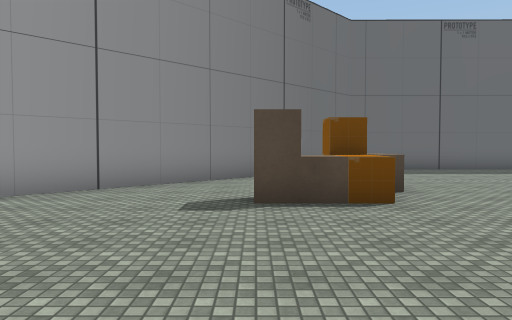
[1] (above)

23 first-person views from a walk through a Unity game level. The camera is 1.5 m above the floor, tilts 2° down and sees 70° across. The floor is counted in squares, 2 m on a side. Each view is taken from the middle of a square. On the plan, view 1 faces up. The plan holds only what a view shows up to about 11 squares ahead; the rest is blank. The place goes on beyond the plan. Some surface patterns are stand-ins.

[2]
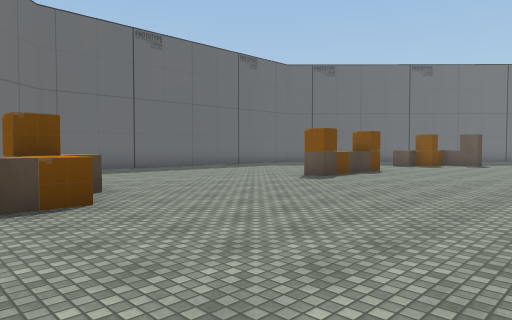

[3]
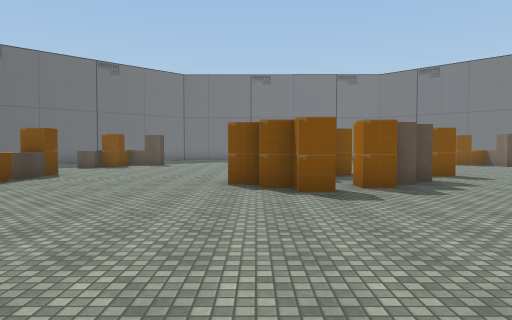

[4]
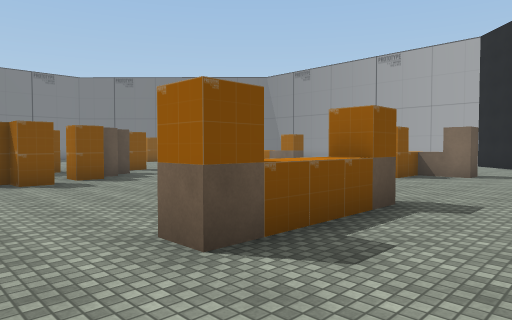

[5]
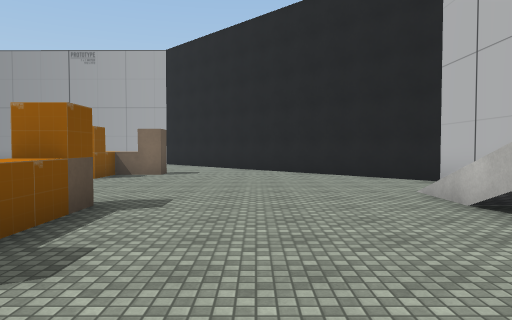

[6]
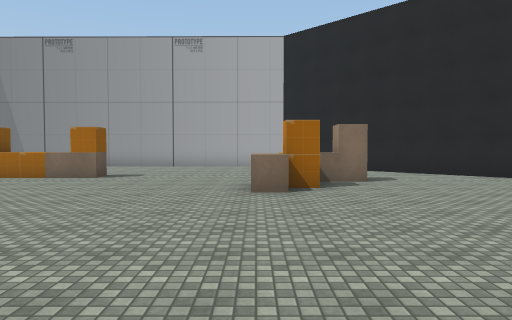

[7]
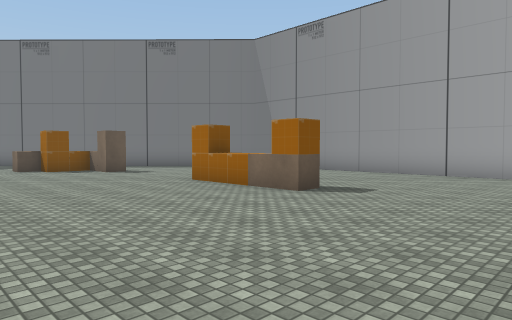

[8]
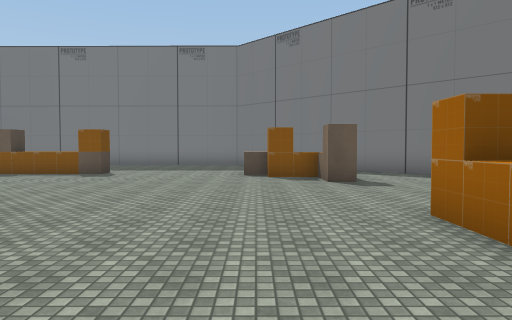

[9]
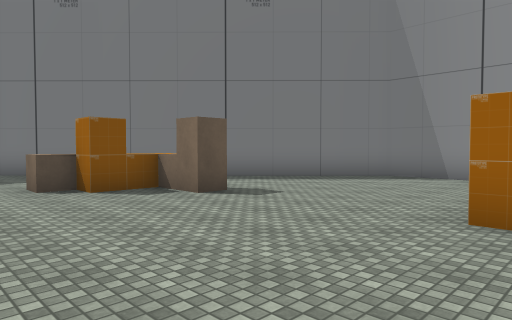

[10]
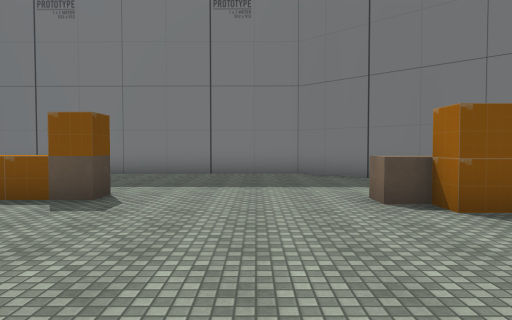

[11]
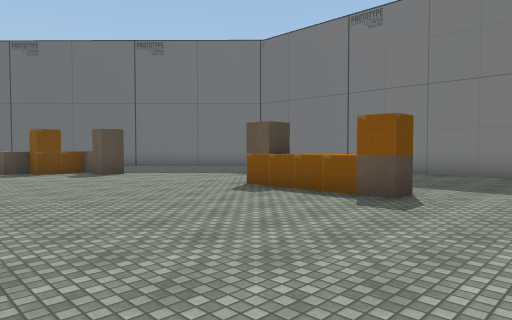

[12]
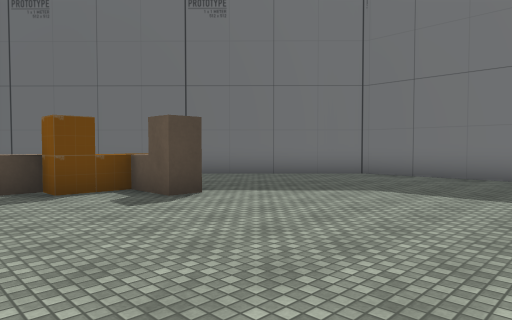

[13]
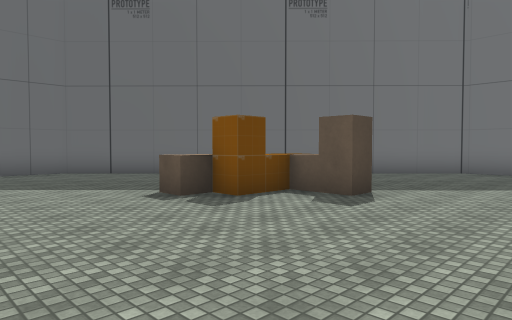

[14]
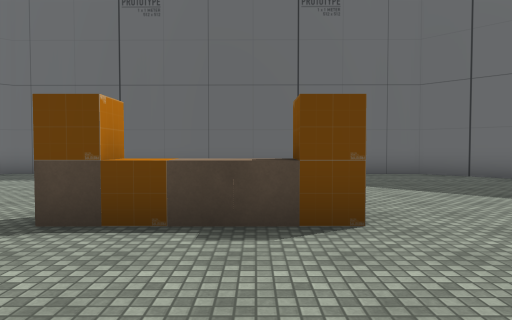

[15]
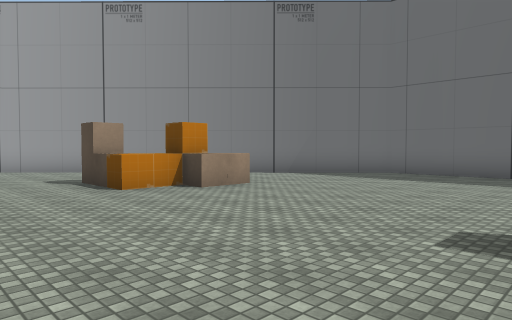

[16]
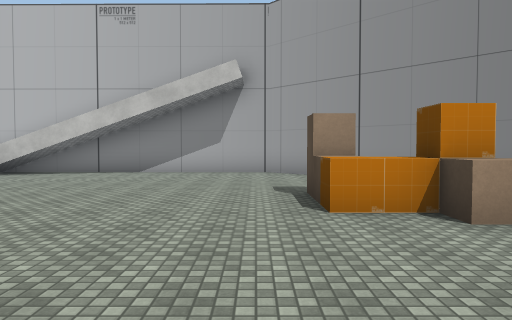

[17]
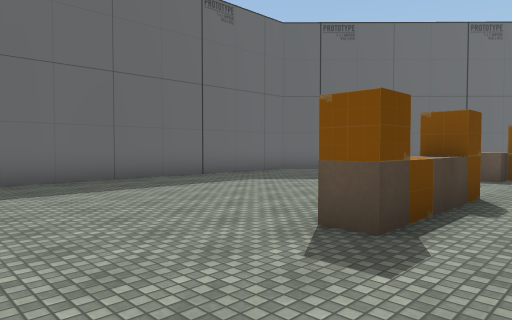

[18]
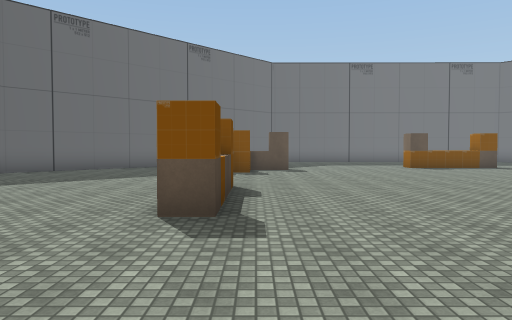

[19]
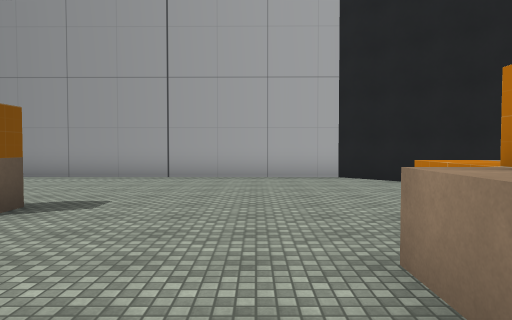

[20]
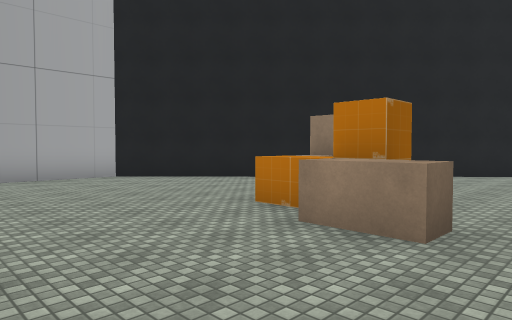

[21]
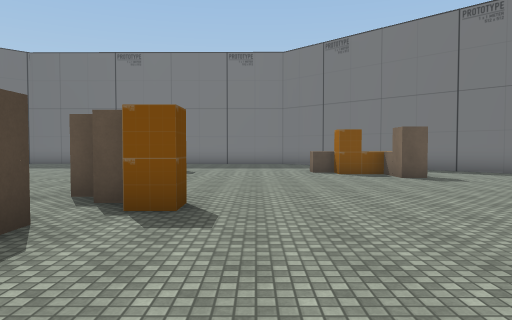

[22]
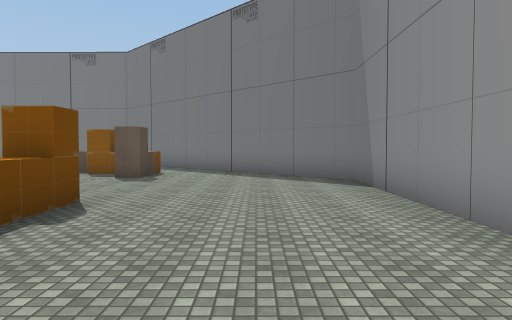

[23]
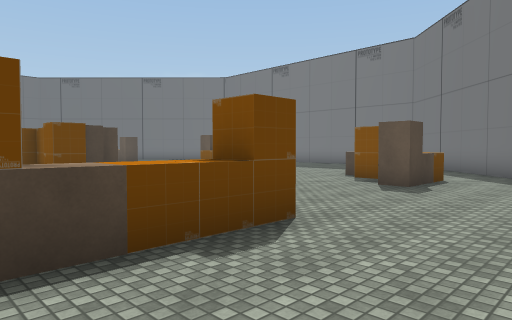

### Floor plan
Points are (right, up) in squares from view 1. A wall is a line through its corners. A room is listed if a view was taken in it or the views show most of it. See-through windows are left out.
Room 1 (views 1, 2, 3, 4, 5, 6, 7, 8, 9, 10, 11, 12, 13, 14, 15, 16, 17, 18, 19, 20, 21, 22, 23)
walls: (22.5, -0.1) (22.5, 4.1) (14.6, 12.3) (3.2, 12.4) (-4.9, 4.4) (-5, -7) (2.9, -15.1) (14.3, -15.2) (22.4, -7.3) (22.5, -1.7)
objects: cube (0, 5) to (1, 5); cube (1, -4); other object (1, -3); other object (1, -2); other object (1, -1); cube (1, 4); other object (1, 6); cube (2, -9); cube (2, 6); cube (2, 7); cube (3, -9); other object (3, -8); cube (4, -8); cube (4, -7); other object (7, -1); other object (8, -10); cube (8, -3); other object (8, -2); other object (8, -1); other object (8, 0) to (9, 0); cube (8, 5); other object (8, 6); cube (9, -10); cube (9, -3); cube (9, 6); other object (10, -10); other object (10, -2); cube (10, 6); other object (11, -10); other object (11, -5); cube (11, -4); other object (11, -2); other object (11, 6); cube (12, -4); cube (15, -10) to (16, -10); other object (15, 5); other object (15, 6); cube (16, -11); other object (16, -9); cube (16, 4); cube (16, 6); cube (17, -8); cube (17, -4); other object (17, -3); other object (17, -2); cube (17, -1); other object (17, 0)

Positions as (right, up) in squares from view 1, and headings:
1: (0, 0), facing up
2: (0, 0), facing up-right
3: (1, 0), facing right
4: (-1, 1), facing down-right
5: (-1, 1), facing down
6: (4, -1), facing down
7: (4, -5), facing down-right
8: (7, -8), facing right
9: (10, -6), facing down-right
10: (12, -6), facing right
11: (12, -6), facing up-right
12: (13, -1), facing up-right
13: (11, 1), facing up-right
14: (10, 2), facing up
15: (8, 2), facing up-left
16: (6, 4), facing left
17: (5, 4), facing up-right
18: (4, 5), facing right
19: (5, -6), facing down
20: (7, -6), facing down-left
21: (6, -6), facing right
22: (6, -13), facing right
23: (8, -13), facing up-right
